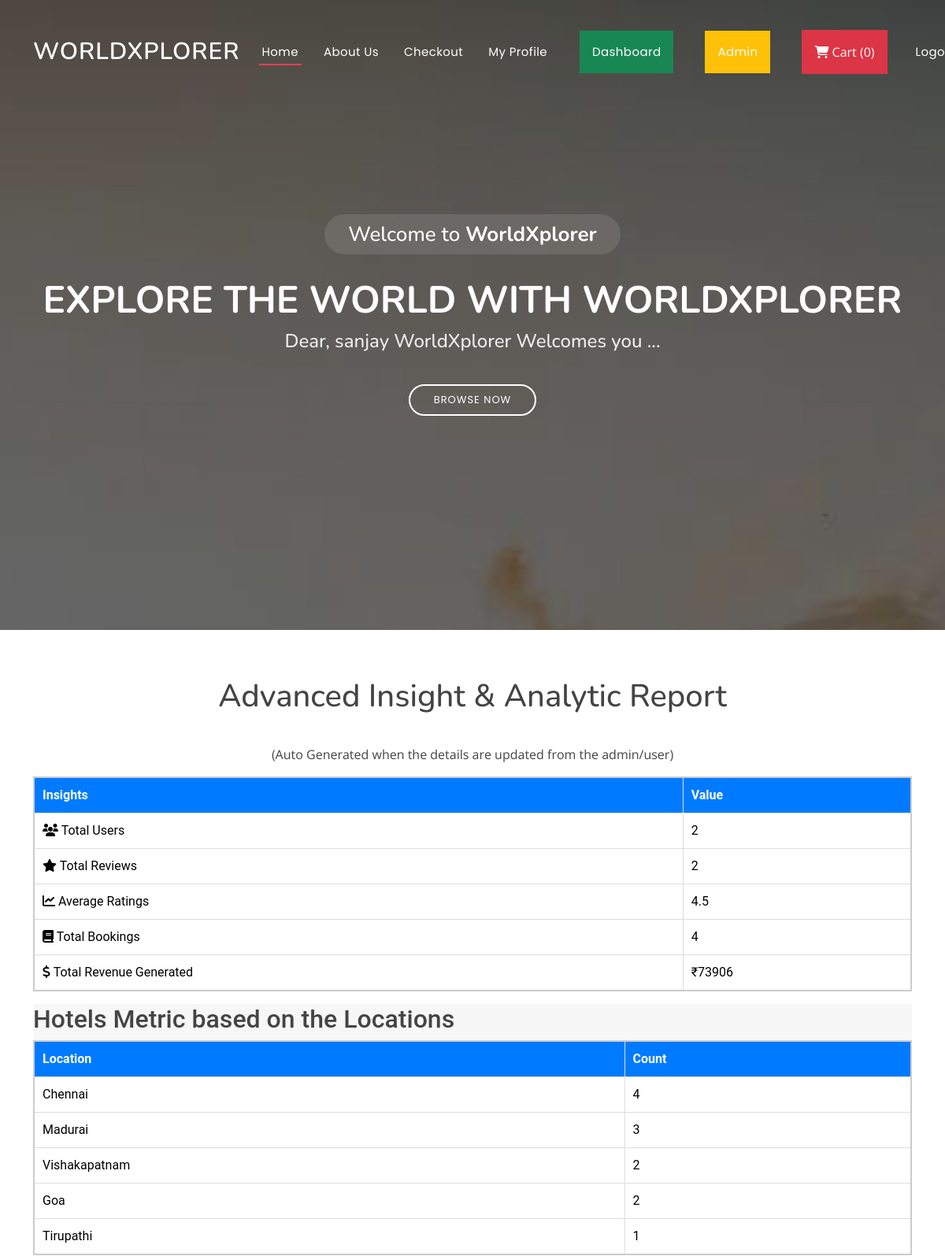
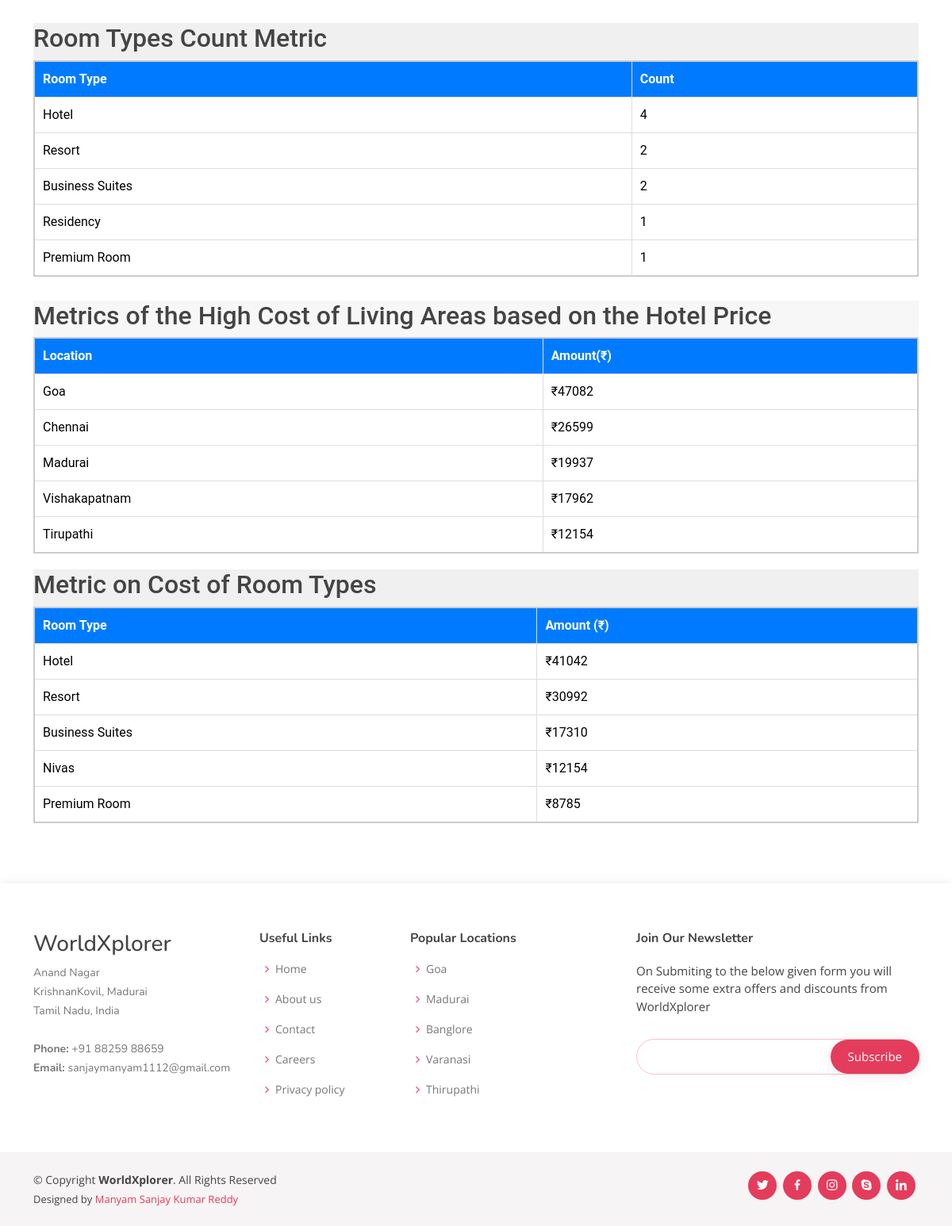
The page /dashboard/ (signed in) on the database its author committed (2 pictures, top to bottom).
### ecommerceapp/models.py (models this page shows, shortened)
class RoomType(models.Model):
    room_id = models.AutoField
    room_name = models.CharField(max_length=100)
    category = models.CharField(max_length=100, default="")
    subcategory = models.CharField(max_length=50, default="")
    price = models.IntegerField(default=0)
    desc = models.CharField(max_length=1000)
    image = models.ImageField(upload_to='images/images', default="")
    image1 = models.ImageField(upload_to='images/additional-images', default="")
    image2 = models.ImageField(upload_to='images/additional-images', default="")
    image3 = models.ImageField(upload_to='images/additional-images', default="")
    image4 = models.ImageField(upload_to='images/additional-images', default="")
    image5 = models.ImageField(upload_to='images/additional-images', default="")
    image6 = models.ImageField(upload_to='images/additional-images', default="")

### ecommerceapp/views.py (the view)
# urls.py: path('dashboard/', views.dashboard, name='dashboard'),
@user_passes_test(is_admin)
def dashboard(request):
    total_users = User.objects.count()
    total_reviews = Rating.objects.count()
    average_ratings = Rating.objects.aggregate(total=Avg('rating'))['total']
    total_bookings = Orders.objects.count()
    total_revenue = Orders.objects.aggregate(total=Sum('amount'))['total']
    locations_highest_booking = RoomType.objects.values('category').annotate(num_bookings=Count('category')).order_by('-num_bookings')[:5]
    room_types_highest_booking = RoomType.objects.values('subcategory').annotate(num_bookings=Count('subcategory')).order_by('-num_bookings')[:5]
    locations_more_sales = RoomType.objects.values('category').annotate(total_sales=Sum('price')).order_by('-total_sales')[:5]
    room_types_more_sales = RoomType.objects.values('subcategory').annotate(total_sales=Sum('price')).order_by('-total_sales')[:5]
    context = {
        'total_users': total_users,
        'total_reviews': total_reviews,
        'average_ratings': average_ratings,
        'total_bookings': total_bookings,
        'total_revenue': total_revenue,
        'locations_highest_booking': locations_highest_booking,
        'room_types_highest_booking': room_types_highest_booking,
        'locations_more_sales': locations_more_sales,
        'room_types_more_sales': room_types_more_sales,
    }
    return render(request, 'dashboard.html', context)

### ecommerceapp/views.py (called while the page is built)
def is_admin(user):
    return user.is_authenticated and user.is_staff

### templates/dashboard.html (shortened to what this page needs)
{% extends 'base.html' %}
{% block content %}
<section id="hero">
    <div class="hero-container">
        <h3>Welcome to <strong>WorldXplorer</strong></h3>
        <h1>Explore the world with WorldXplorer</h1>
        <h2>Dear, {{ user.username }} WorldXplorer Welcomes you ...</h2>
        <a href="" class="btn-get-started scrollto">Browse Now</a>
    </div>
</section>
{% endblock content %}
{% block body %}
<section id="dashboard" class="dashboard">
    <div class="container">
        <h1 class="section-title">Advanced Insight & Analytic Report  </h1>
        <center><p>(Auto Generated when the details are updated from the admin/user)</p></center>
        <div class="table-container">
            <table class="table table-bordered custom-table">
                <thead>
                    <tr>
                        <th>Insights</th>
                        <th>Value</th>
                    </tr>
                </thead>
                <tbody>
                    <tr>
                        <td><i class="fas fa-users"></i> Total Users</td>
                        <td>{{ total_users }}</td>
                    </tr>
                    <tr>
                        <td><i class="fas fa-star"></i> Total Reviews</td>
                        <td>{{ total_reviews }}</td>
                    </tr>
                    <tr>
                        <td><i class="fas fa-chart-line"></i> Average Ratings</td>
                        <td>{{ average_ratings }}</td>
                    </tr>
                    <tr>
                        <td><i class="fas fa-book"></i> Total Bookings</td>
                        <td>{{ total_bookings }}</td>
                    </tr>
                    <tr>
                        <td><i class="fas fa-dollar-sign"></i> Total Revenue Generated</td>
                        <td>₹{{ total_revenue }}</td>
                    </tr>
                </tbody>
            </table>
        </div>
        <div class="insight" style="background-color: #f7f7f7;">
            <h2 style="font-family: 'Roboto', sans-serif;">Hotels Metric based on the Locations  </h2>
            <table class="table table-bordered custom-table">
                <thead>
                    <tr>
                        <th>Location</th>
                        <th>Count</th>
                    </tr>
                </thead>
                <tbody>
                    {% for location in locations_highest_booking %}
                        <tr>
                            <td>{{ location.category }}</td>
                            <td>{{ location.num_bookings }} </td>
                        </tr>
                    {% endfor %}
                </tbody>
            </table>
        </div>
        <div class="insight" style="background-color: #f0f0f0; margin-top: 30px;">
            <h2 style="font-family: 'Roboto', sans-serif;">Room Types Count Metric </h2>
            <table class="table table-bordered custom-table">
                <thead>
                    <tr>
                        <th>Room Type</th>
                        <th>Count</th>
                    </tr>
                </thead>
                <tbody>
                    {% for room_type in room_types_highest_booking %}
                        <tr>
                            <td>{{ room_type.subcategory }}</td>
                            <td>{{ room_type.num_bookings }} </td>
                        </tr>
                    {% endfor %}
                </tbody>
            </table>
        </div>
        <div class="insight" style="background-color: #f7f7f7; margin-top: 30px;">
            <h2 style="font-family: 'Roboto', sans-serif;">Metrics of the High Cost of Living Areas based on the Hotel Price</h2>
            <table class="table table-bordered custom-table">
                <thead>
                    <tr>
                        <th>Location</th>
                        <th>Amount(₹)</th>
                    </tr>
                </thead>
                <tbody>
                    {% for location in locations_more_sales %}
                        <tr>
                            <td>{{ location.category }}</td>
                            <td>₹{{ location.total_sales }}</td>
                        </tr>
                    {% endfor %}
                </tbody>
            </table>
        </div>
        <div class="insight" style="background-color: #f0f0f0; margin-top: 20px;">
            <h2 style="font-family: 'Roboto', sans-serif;">Metric on Cost of Room Types  </h2>
            <table class="table table-bordered custom-table">
                <thead>
                    <tr>
                        <th>Room Type</th>
                        <th>Amount (₹)</th>
                    </tr>
                </thead>
                <tbody>
                    {% for room_type in room_types_more_sales %}
                        <tr>
                            <td>{{ room_type.subcategory }}</td>
                            <td>₹{{ room_type.total_sales }}</td>
                        </tr>
                    {% endfor %}
                </tbody>
            </table>
        </div>
    </div>
</section>
{% endblock body %}

### static/assets/css/style.css (style rules this page uses)
body { font-family: "Open Sans", sans-serif; color: #444444; }
a { color: #e43c5c; text-decoration: none; }
h1, h2, h3, h4, h5, h6 { font-family: "Nunito", sans-serif; }
#hero { width: 100%; height: 100vh; background: url("../img/cta-bg.jpg") top center; background-size: cover; position: relative; }
#hero:before { content: ""; background: rgba(0, 0, 0, 0.6); position: absolute; bottom: 0; top: 0; left: 0; right: 0; }
#hero .hero-container { position: absolute; bottom: 0; top: 0; left: 0; right: 0; display: flex; justify-content: center; align-items: center; flex-direction: column; text-align: center; padding: 0 15px; }
#hero h3 { background: rgba(255, 255, 255, 0.1); color: #fff; font-size: 26px; padding: 10px 30px; margin-bottom: 30px; border-radius: 50px; }
#hero h1 { margin: 0 0 10px 0; font-size: 48px; font-weight: 700; line-height: 56px; text-transform: uppercase; color: #fff; }
#hero h2 { color: #eee; margin-bottom: 40px; font-size: 24px; }
#hero .btn-get-started { font-family: "Poppins", sans-serif; text-transform: uppercase; font-weight: 400; font-size: 13px; letter-spacing: 1px; display: inline-block; padding: 8px 30px 9px 30px; border-radius: 50px; transition: 0.5s; border: 2px solid #fff; color: #fff; }
@media (min-width: 1024px) { #hero { background-attachment: fixed; } }
section { padding: 60px 0; overflow: hidden; }
.section-title { text-align: center; padding-bottom: 30px; }

### templates/dashboard.html (style rules this page uses)
.custom-table { width: 100%; border-collapse: collapse; border: 2px solid #ccc; font-family: 'Roboto', sans-serif; }
.custom-table th, .custom-table td { border: 1px solid #ddd; padding: 10px; text-align: left; font-size: 16px; transition: background-color 0.3s; }
.custom-table th { background-color: #007bff; color: white; }
.custom-table tbody tr:nth-child(even) { background-color: #f2f2f2; }
.custom-table tbody tr:nth-child(odd) { background-color: #ffffff; }
.table-container { overflow-x: auto; overflow-y: hidden; }

### rows shown on the page
RoomType: category "Tirupathi", total_sales "12154", subcategory "Nivas"
RoomType: subcategory "Premium Room", total_sales "8785"

### other values the page prints
{{ user.username }} "sanjay"
{{ total_users }} "2"
{{ total_reviews }} "2"
{{ average_ratings }} "4.5"
{{ total_bookings }} "4"
{{ total_revenue }} "73906"
{{ location.category }} "Chennai" "Madurai" "Vishakapatnam" "Goa" "Tirupathi"
{{ location.num_bookings }} "4" "3" "2" "2" "1"
{{ room_type.subcategory }} "Hotel" "Resort" "Business Suites" "Residency" "Premium Room"
{{ room_type.num_bookings }} "4" "2" "2" "1" "1"
{{ location.category }} "Goa" "Chennai" "Madurai" "Vishakapatnam"
{{ location.total_sales }} "47082" "26599" "19937" "17962"
{{ room_type.subcategory }} "Hotel" "Resort" "Business Suites"
{{ room_type.total_sales }} "41042" "30992" "17310"
